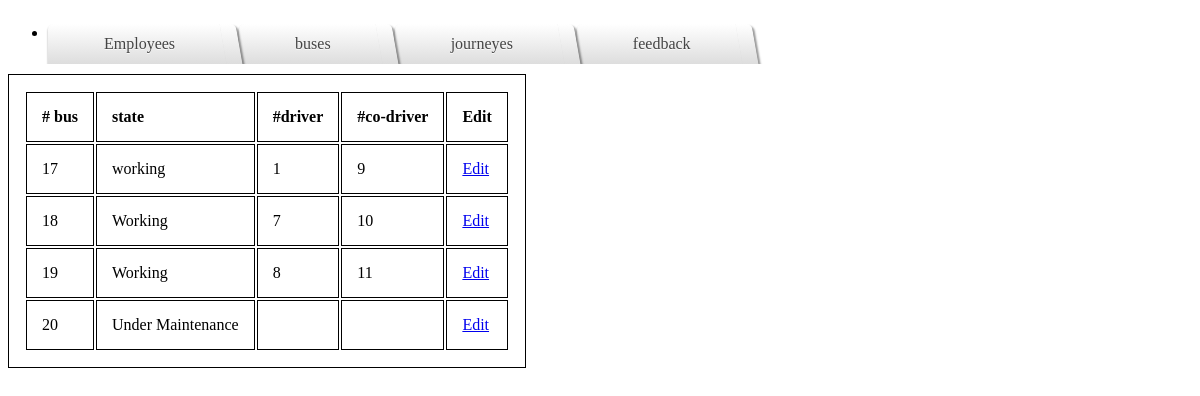
The app's page /buses.php with its own data.
### tables this page shows
CREATE TABLE `bus` (
  `Bus_id` int(11) NOT NULL,
  `State` varchar(20) NOT NULL,
  `Driver_id` int(11) DEFAULT NULL,
  `Co_driver_id` int(11) DEFAULT NULL
);

### buses.php (the view, shortened to what this page needs)
<html>
<head>
</head>
<body>
<div class="tabs">
    <ul>
        <li><a href="admin.php">Employees</a></li>
        <li><a href="buses.php">buses</a></li>
        <li><a href="jr.php">journeyes</a></li>
        <li><a href="report.php">feedback</a></li>
    </ul>
</div>
    <div>
        <?php
        echo '<table>
<tr><td><b># bus</b></td>
<td><b>state</b></td>
<td><b>#driver</b></td>
<td><b>#co-driver</b></td>
<td><b>Edit</b></td>
</tr>';
        $con = mysqli_connect('localhost', 'root', '', "smart_bus");
        $sel = "SELECT * FROM bus";
        $res = mysqli_query($con, $sel);
        if ($res) {
            while ($row = mysqli_fetch_array($res)) {
                $x = $row["Bus_id"];
                echo '<tr><td>' .
                    $row['Bus_id'] . '</td><td>' .
                    $row['State'] . '</td><td>' .
                    $row['Driver_id'] . '</td><td>' .
                    $row['Co_driver_id'] .
                    '<td><a href="busup.php?id=' . $x . '">Edit</a></td>';
                echo '</tr>';
            }
        }
        ?>
    </div>
</body>
</html>

### buses.php (style rules this page uses)
table ,tr ,td { padding: 15px; margin-top: 10px; border: 1px solid black; }
.tabs { overflow: hidden; width: 100%; margin: 0; padding: 0; list-style: none; }
.tabs li { float: left; margin: 0 .5em 0 0; }
.tabs a { position: relative; background: #ddd; background-image: linear-gradient(to bottom, #fff, #ddd); padding: .7em 3.5em; float: left; text-decoration: none; color: #444; text-shadow: 0 1px 0 rgba(255,255,255,.8); border-radius: 5px 0 0 0; box-shadow: 0 2px 2px rgba(0,0,0,.4); }
.tabs a::after { content:''; position:absolute; z-index: 1; top: 0; right: -.5em; bottom: 0; width: 1em; background: #ddd; background-image: linear-gradient(to bottom, #fff, #ddd); box-shadow: 2px 2px 2px rgba(0,0,0,.4); transform: skew(10deg); border-radius: 0 5px 0 0; }

### records on screen
bus: Bus_id "17", State "working", Driver "1", Co_driver "9"
bus: Bus_id "18", State "Working", Driver "7", Co_driver "10"
bus: Bus_id "19", State "Working", Driver "8", Co_driver "11"
bus: Bus_id "20", State "Under Maintenance"
